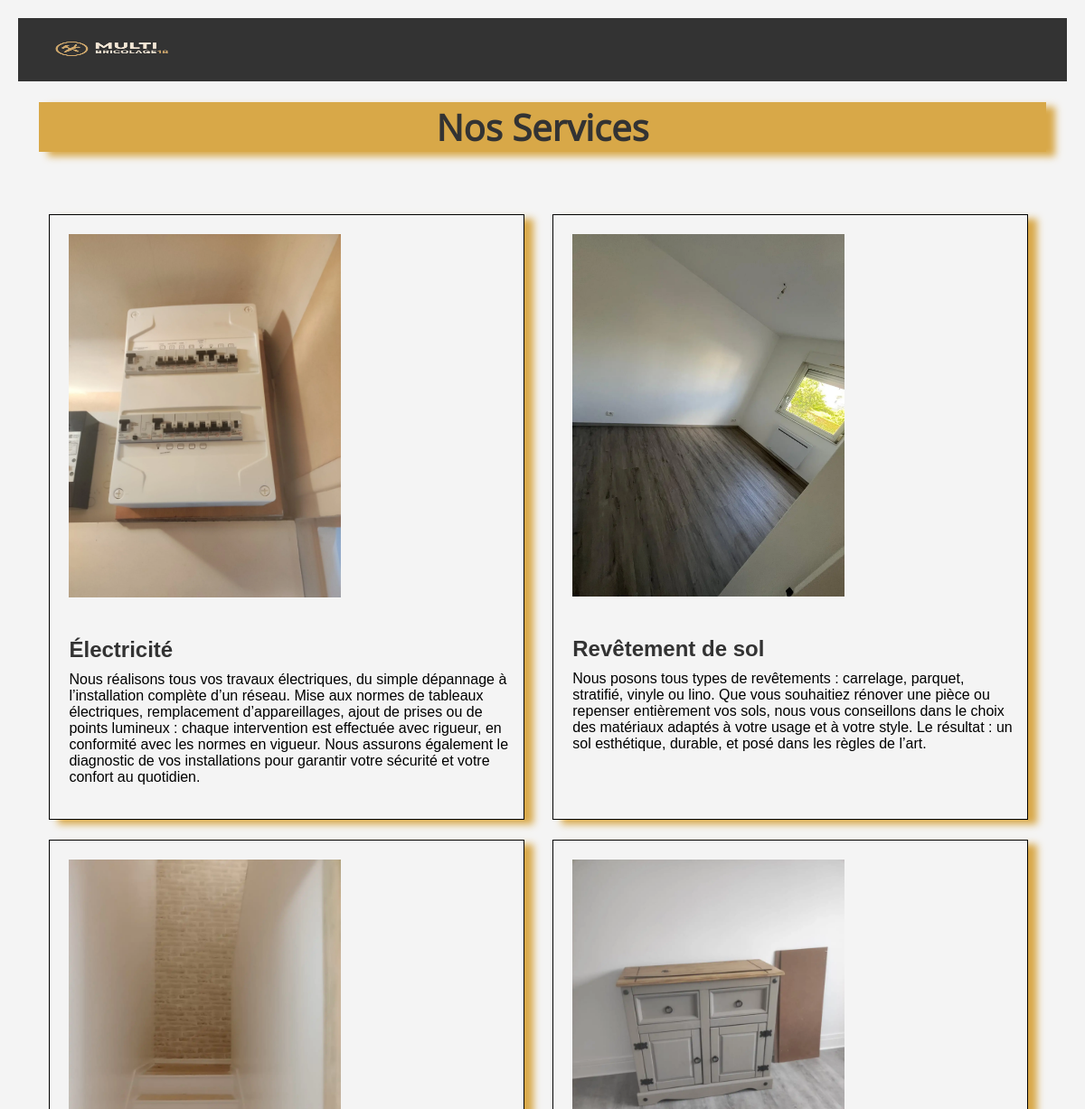
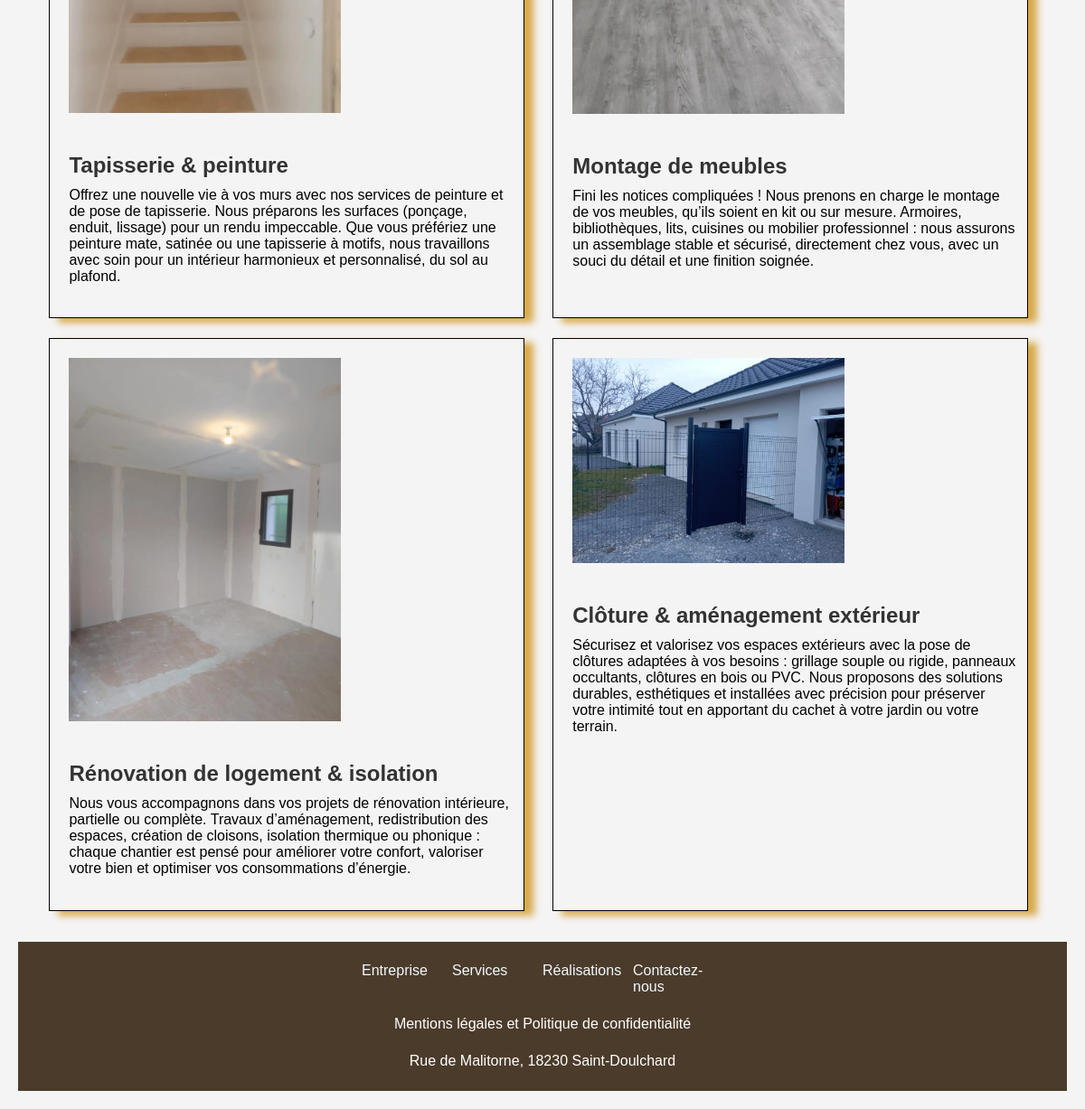
The page /?route=services on the database its author committed (2 pictures, top to bottom).
### tables this page shows
CREATE TABLE `page_services` (
  `id_service` int(11) NOT NULL,
  `titre` varchar(255) NOT NULL,
  `description` text NOT NULL,
  `image` varchar(255) NOT NULL,
  `admin_id` int(11) DEFAULT NULL
);

### views/services.php (the view, shortened to what this page needs)
<?php
require("assets/php/db.php");
$sql = "SELECT * FROM page_services";
$req = $dbh->prepare($sql);
$req->execute();
$services = $req->fetchAll(PDO::FETCH_ASSOC);
?>
<body>
<main class="services">
    <h1 class="titreServices">Nos Services</h1>
    <section class="containerServices">
        <?php foreach ($services as $service): ?>
                <div class="service-item">
                    <img class="imgService" src="<?= htmlspecialchars($service['image']) ?>" alt="<?= htmlspecialchars($service['titre']) ?>">
                    <h2><?= htmlspecialchars($service['titre']) ?></h2>
                    <p class="paragService"><?= htmlspecialchars($service['description']) ?></p>
                </div>
        <?php endforeach; ?>
    </section>
</main>
</body>
</html>

### index.php (shortened to what this page needs)
<?php
if(!empty($_GET['route'])){
    $route = $_GET['route'];
} else {
    $route = null;
}
switch($route){
    case 'services':
        include('./views/header.php');
        require("views/services.php");
        include('./views/footer.php');
    break;
}
?>

### views/header.php (shortened to what this page needs)
<!DOCTYPE html>
<html lang="fr">
<head>
    <link rel="stylesheet" href="assets/css/header.css">
    <link rel="stylesheet" href="assets/css/footer.css">
    <link rel="stylesheet" href="assets/css/index.css">
    <link rel="stylesheet" href="assets/css/services.css">
    <link rel="stylesheet" href="assets/css/realisations.css">
    <link rel="stylesheet" href="assets/css/contact.css">
    <link rel="stylesheet" href="assets/css/devis.css">
    <link rel="stylesheet" href="assets/css/connexion.css">
    <link rel="stylesheet" href="assets/css/inscription.css">
    <link rel="stylesheet" href="assets/css/interface_admin/admin.css">
    <link rel="stylesheet" href="assets/css/interface_admin/services_dsh.css">
    <link rel="stylesheet" href="assets/css/interface_admin/realisations_dsh.css">
    <link rel="stylesheet" href="assets/css/mentions.css">
</head>
<body>
    <header>
      <div class=menuDesktop>
        <div class="logo"><a href="?route="><img src="assets/img/logo.webp" alt="logo multibricolage"></a></div>
      </div>
    </header>
</body>
</html>

### views/footer.php
<body>
   <footer>
    <section class=menuFooter>
        <nav class=desktopFooter>
            <ul class="menuList">
                <li class="navbarListFooter"><a href="?route=">Entreprise</a></li>
                <li class="navbarListFooter"><a href="?route=services">Services</a></li>
                <li class="navbarListFooter"><a href="?route=realisations">Réalisations</a></li>
                <li class="navbarListFooter"><a href="?route=contact">Contactez-nous</a></li>
            </ul>
         </nav>
         <div class="mentions">
        <a href="?route=mentionsLegales">Mentions légales et Politique de confidentialité</a>
    </div>
    <div class="adresse">
        <a href="https://google.com/maps/place//data=!4m2!3m1!1s0x47fa99a12c0e2f05:0xd25ea2c958907097?sa=X&ved=1t:8290&ictx=111" target="_blank">Rue de Malitorne, 18230 Saint-Doulchard</a>
    </div>
    </section>
</footer>
</body>
</html>

### assets/css/header.css (style rules this page uses)
header { display: flex; justify-content: space-between; align-items: center; background-color: #4B3B2A; width: 100%; }
.menuDesktop { display: flex; align-items: center; }
.logo img { width: 15.625rem; height: 9.375rem; display: flex; align-items: center; margin-left: 2%; }
@media (min-width:768px) and (max-width:1280px) { .logo img { width: 10.5rem; height: 6.25rem; } }

### assets/css/footer.css (style rules this page uses)
footer { padding-top: 2%; padding-bottom: 2%; background-color: #4B3B2A; }
.desktopFooter { margin-bottom: 2%; }
.menuFooter { display: flex; flex-direction: column; justify-content: center; align-items: center; }
.menuList { display: flex; }
.navbarListFooter { list-style: none; color: aliceblue; width: 100px; }
.navbarListFooter a { color: aliceblue; text-decoration: none; }
.mentions a { text-decoration: none; color: white; }
.adresse { margin-top: 2%; }
.adresse a { text-decoration: none; color: white; }

### assets/css/index.css (style rules this page uses)
* { margin: 0%; padding: 0%; }
h2 { margin-bottom: 2%; color: #D8A848; }

### assets/css/services.css (style rules this page uses)
* { margin: 0; padding: 0; }
.services { width: 100%; }
.containerServices { margin-top: 2%; display: grid; grid-template-columns: 1fr 1fr; margin: 2%; margin-top: 5%; }
.titreServices { margin: 2%; font-size: 2.5rem; text-align: center; font-family: "OpenSans"; box-shadow: 10px 5px 8px #D8A848; background-color: #D8A848; }
.service-item { width: 90%; margin: 2%; padding: 2%; border: 1px solid black; box-shadow: 10px 5px 8px #D8A848; }
.imgService { width: 60%; margin: 2%; }
.paragService { padding-bottom: 5%; padding-left: 2%; }
h2 { margin-left: 2%; margin-bottom: 2%; }

### assets/css/contact.css (style rules this page uses)
* { margin: 0; padding: 0; }

### assets/css/devis.css (style rules this page uses)
* { margin: 0; padding: 0; }

### assets/css/connexion.css (style rules this page uses)
* { margin: 0; padding: 0; }

### assets/css/inscription.css (style rules this page uses)
* { margin: 0; padding: 0; }

### assets/css/interface_adminCSS/admin.css (style rules this page uses)
body { font-family: 'Arial', sans-serif; margin: 0; padding: 20px; background-color: #f4f4f4; }
header { background-color: #333; color: white; padding: 10px 0; }
.menuDesktop { display: flex; justify-content: space-between; align-items: center; padding: 0 20px; }
.logo img { height: 50px; }
main { margin-top: 20px; }
h1 { color: #333; }

### assets/css/interface_adminCSS/services_dsh.css (style rules this page uses)
body { font-family: 'Arial', sans-serif; margin: 0; padding: 20px; background-color: #f4f4f4; }
h1 { color: #333; margin-bottom: 20px; }
h2 { color: #333; margin-top: 3%; }

### assets/css/interface_adminCSS/realisations_dsh.css (style rules this page uses)
body { font-family: 'Arial', sans-serif; margin: 0; padding: 20px; background-color: #f4f4f4; }
header { background-color: #333; color: white; padding: 10px 0; }
.menuDesktop { display: flex; justify-content: space-between; align-items: center; padding: 0 20px; }
.logo img { height: 50px; }
h1 { color: #333; margin-bottom: 20px; }
h2 { color: #333; margin-top: 30px; }

### assets/css/mentions.css (style rules this page uses)
* { margin: 0; padding: 0; }

### rows shown on the page
page_services: image (picture), titre "Électricité", description "Nous réalisons tous vos travaux électriques, du simple dépannage à l’installation complète d’un réseau. Mise aux normes de tableaux électriques, remplacement d’appareillages, ajout de prises ou de points lumineux : chaque intervention est effectuée avec rigueur, en conformité avec les normes en vigueur. Nous assurons également le diagnostic de vos installations pour garantir votre sécurité et votre confort au quotidien."
page_services: image (picture), titre "Revêtement de sol", description "Nous posons tous types de revêtements : carrelage, parquet, stratifié, vinyle ou lino. Que vous souhaitiez rénover une pièce ou repenser entièrement vos sols, nous vous conseillons dans le choix des matériaux adaptés à votre usage et à votre style. Le résultat : un sol esthétique, durable, et posé dans les règles de l’art."
page_services: image (picture), titre "Tapisserie & peinture", description "Offrez une nouvelle vie à vos murs avec nos services de peinture et de pose de tapisserie. Nous préparons les surfaces (ponçage, enduit, lissage) pour un rendu impeccable. Que vous préfériez une peinture mate, satinée ou une tapisserie à motifs, nous travaillons avec soin pour un intérieur harmonieux et personnalisé, du sol au plafond."
page_services: image (picture), titre "Montage de meubles", description "Fini les notices compliquées ! Nous prenons en charge le montage de vos meubles, qu’ils soient en kit ou sur mesure. Armoires, bibliothèques, lits, cuisines ou mobilier professionnel : nous assurons un assemblage stable et sécurisé, directement chez vous, avec un souci du détail et une finition soignée."
page_services: image (picture), titre "Rénovation de logement & isolation", description "Nous vous accompagnons dans vos projets de rénovation intérieure, partielle ou complète. Travaux d’aménagement, redistribution des espaces, création de cloisons, isolation thermique ou phonique : chaque chantier est pensé pour améliorer votre confort, valoriser votre bien et optimiser vos consommations d’énergie."
page_services: image (picture), titre "Clôture & aménagement extérieur", description "Sécurisez et valorisez vos espaces extérieurs avec la pose de clôtures adaptées à vos besoins : grillage souple ou rigide, panneaux occultants, clôtures en bois ou PVC. Nous proposons des solutions durables, esthétiques et installées avec précision pour préserver votre intimité tout en apportant du cachet à votre jardin ou votre terrain."
